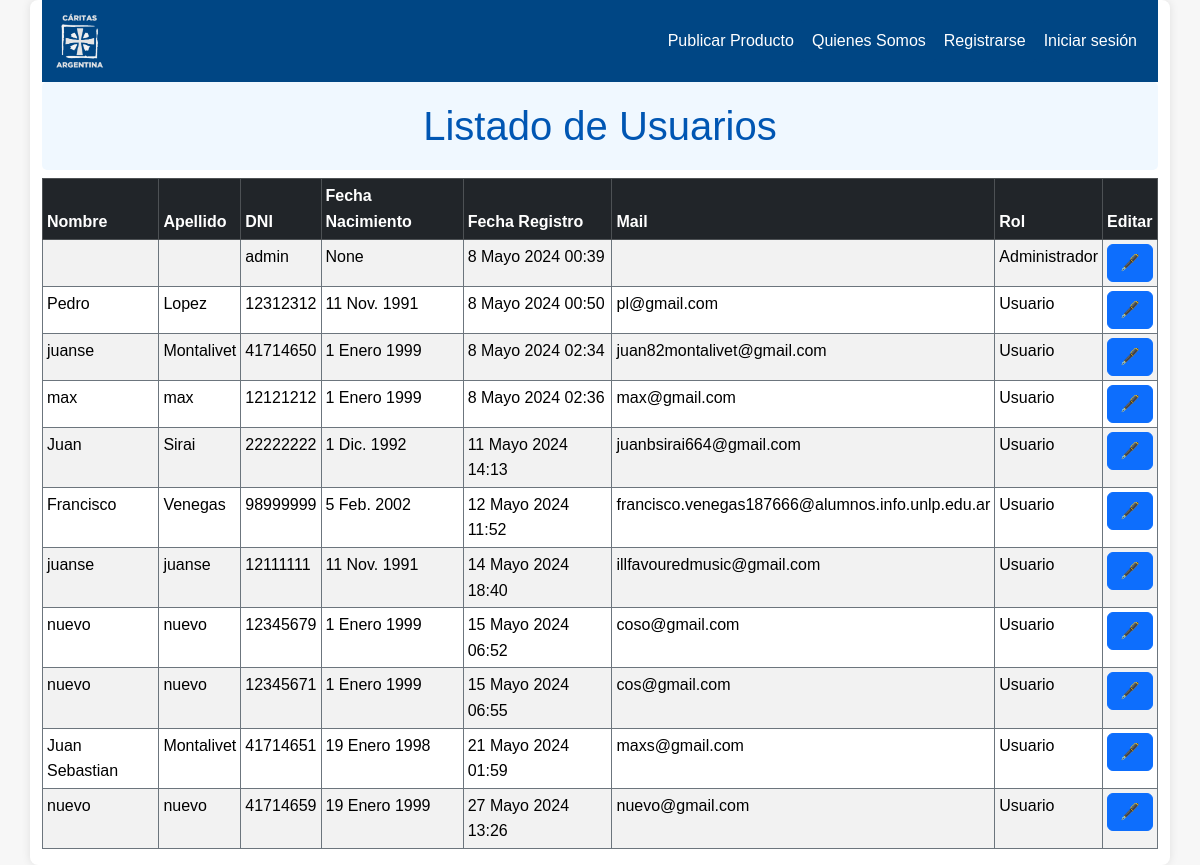
Page /listar_usuarios on the committed database.
### intercambios_caritas/models.py (models this page shows, shortened)
class Usuario(AbstractUser):
    telefono = models.CharField(max_length=20, blank=True, null=True)
    direccion = models.CharField(max_length=100, blank=True, null=True)
    nacimiento = models.DateField(blank=True, null=True)
    def __init__(self, *args, **kwargs):
        telefono = kwargs.pop('telefono', None)
        direccion = kwargs.pop('direccion', None)
        nacimiento = kwargs.pop('nacimiento', None)
        super().__init__(*args, **kwargs)
        if telefono is not None:
            self.telefono = telefono
        if direccion is not None:
            self.direccion = direccion
        if nacimiento is not None:
            self.nacimiento = nacimiento

### intercambios_caritas/views.py (the view)
# urls.py: path('listar_usuarios', views.listar_usuarios, name="listar_usuarios"),
def listar_usuarios(request):
    usuarios = Usuario.objects.all()
    return render(request, 'administracion_usuarios/listar_usuarios.html', {'usuarios': usuarios})

### templates/administracion_usuarios/listar_usuarios.html
{% extends 'layouts/base.html' %}
{% block content %}
{% include 'layouts/navbar.html' %}
<h1 class="text-center custom-h1-bg mb-2">Listado de Usuarios</h1>
{% if usuarios %}
<div class="table-responsive">
  <table class="table table-striped table-hover table-bordered border-secondary table-sm">
    <thead class="table-dark">
      <tr>
        <th scope="col">Nombre</th>
        <th scope="col">Apellido</th>
        <th scope="col">DNI</th>
        <th scope="col">Fecha Nacimiento</th>
        <th scope="col">Fecha Registro</th>
        <th scope="col">Mail</th>
        <th scope="col">Rol</th>
        <th scope="col">Editar</th>
      </tr>
    </thead>
    <tbody>
      {% for usuario in usuarios %}
      <tr scope="row">
        <td>{{ usuario.first_name }}</td>
        <td>{{ usuario.last_name }}</td>
        <td>{{ usuario.username }}</td>
        <td>{{ usuario.nacimiento }}</td>
        <td>{{ usuario.date_joined }}</td>
        <td>{{ usuario.email }}</td>
        <td>
          {% if usuario.is_staff %}
          Administrador
          {% else %}
          Usuario
          {% endif %}
        </td>
        <td><a href="{% url 'ver_perfil' usuario.username %}" class="btn btn-primary d-block">🖋️</a></td>
      </tr>
      {% endfor %}
    </tbody>
  </table>
</div>
{% else %}
<p style="font-size: 1.2rem; color: #555; text-align: center; margin-top: 20px;">No hay usuarios para mostrar.</p>
{% endif %}
{% endblock %}

### static/styles/custom.css (style rules this page uses)
* { margin: 0; padding: 0; box-sizing: border-box; }
html { scroll-behavior: smooth; }
body { font-family: 'Arial', sans-serif; line-height: 1.6; background-color: #f7f7f7; color: #333; }
h1, h2, h3, h4, h5, h6 { margin-bottom: 0; color: #0056b3; }
a { color: #0056b3; text-decoration: none; }
.custom-h1-bg { background-color: #f0f8ff; padding: 20px; border-radius: 5px; }

### rows in the picture
Usuario: username "admin", nacimiento "None", date_joined "8 Mayo 2024 00:39", is_staff "Administrador"
Usuario: first_name "Pedro", last_name "Lopez", username "12312312", nacimiento "11 Nov. 1991", date_joined "8 Mayo 2024 00:50", email "pl@gmail.com", is_staff "Usuario"
Usuario: first_name "juanse", last_name "Montalivet", username "41714650", nacimiento "1 Enero 1999", date_joined "8 Mayo 2024 02:34", email "juan82montalivet@gmail.com", is_staff "Usuario"
Usuario: first_name "max", last_name "max", username "12121212", nacimiento "1 Enero 1999", date_joined "8 Mayo 2024 02:36", email "max@gmail.com", is_staff "Usuario"
Usuario: first_name "Juan", last_name "Sirai", username "22222222", nacimiento "1 Dic. 1992", date_joined "11 Mayo 2024 14:13", email "juanbsirai664@gmail.com", is_staff "Usuario"
Usuario: first_name "Francisco", last_name "Venegas", username "98999999", nacimiento "5 Feb. 2002", date_joined "12 Mayo 2024 11:52", email "francisco.venegas187666@alumnos.info.unlp.edu.ar", is_staff "Usuario"
Usuario: first_name "juanse", last_name "juanse", username "12111111", nacimiento "11 Nov. 1991", date_joined "14 Mayo 2024 18:40", email "illfavouredmusic@gmail.com", is_staff "Usuario"
Usuario: first_name "nuevo", last_name "nuevo", username "12345679", nacimiento "1 Enero 1999", date_joined "15 Mayo 2024 06:52", email "coso@gmail.com", is_staff "Usuario"
Usuario: first_name "nuevo", last_name "nuevo", username "12345671", nacimiento "1 Enero 1999", date_joined "15 Mayo 2024 06:55", email "cos@gmail.com", is_staff "Usuario"
Usuario: first_name "Juan Sebastian", last_name "Montalivet", username "41714651", nacimiento "19 Enero 1998", date_joined "21 Mayo 2024 01:59", email "maxs@gmail.com", is_staff "Usuario"
Usuario: first_name "nuevo", last_name "nuevo", username "41714659", nacimiento "19 Enero 1999", date_joined "27 Mayo 2024 13:26", email "nuevo@gmail.com", is_staff "Usuario"
